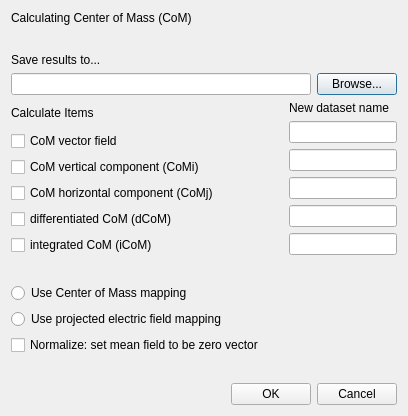
<?xml version="1.0" encoding="UTF-8"?>
<ui version="4.0">
 <class>Dialog</class>
 <widget class="QDialog" name="Dialog">
  <property name="geometry">
   <rect>
    <x>0</x>
    <y>0</y>
    <width>408</width>
    <height>416</height>
   </rect>
  </property>
  <property name="windowTitle">
   <string>Dialog</string>
  </property>
  <layout class="QVBoxLayout" name="verticalLayout_4">
   <item>
    <widget class="QLabel" name="label">
     <property name="text">
      <string>Calculating Center of Mass (CoM)</string>
     </property>
    </widget>
   </item>
   <item>
    <spacer name="verticalSpacer">
     <property name="orientation">
      <enum>Qt::Vertical</enum>
     </property>
     <property name="sizeHint" stdset="0">
      <size>
       <width>20</width>
       <height>9</height>
      </size>
     </property>
    </spacer>
   </item>
   <item>
    <widget class="QLabel" name="label_2">
     <property name="text">
      <string>Save results to...</string>
     </property>
    </widget>
   </item>
   <item>
    <layout class="QHBoxLayout" name="horizontalLayout">
     <item>
      <widget class="QLineEdit" name="lineEdit_parent_path"/>
     </item>
     <item>
      <widget class="QPushButton" name="pushButton_browse">
       <property name="text">
        <string>Browse...</string>
       </property>
      </widget>
     </item>
    </layout>
   </item>
   <item>
    <layout class="QHBoxLayout" name="horizontalLayout_2">
     <item>
      <layout class="QVBoxLayout" name="verticalLayout_2">
       <item>
        <widget class="QLabel" name="label_4">
         <property name="text">
          <string>Calculate Items</string>
         </property>
        </widget>
       </item>
       <item>
        <widget class="QCheckBox" name="checkBox_CoM">
         <property name="text">
          <string>CoM vector field</string>
         </property>
        </widget>
       </item>
       <item>
        <widget class="QCheckBox" name="checkBox_CoMi">
         <property name="text">
          <string>CoM vertical component (CoMi)</string>
         </property>
        </widget>
       </item>
       <item>
        <widget class="QCheckBox" name="checkBox_CoMj">
         <property name="text">
          <string>CoM horizontal component (CoMj)</string>
         </property>
        </widget>
       </item>
       <item>
        <widget class="QCheckBox" name="checkBox_dCoM">
         <property name="text">
          <string>differentiated CoM (dCoM)</string>
         </property>
        </widget>
       </item>
       <item>
        <widget class="QCheckBox" name="checkBox_iCoM">
         <property name="text">
          <string>integrated CoM (iCoM)</string>
         </property>
        </widget>
       </item>
      </layout>
     </item>
     <item>
      <spacer name="horizontalSpacer_6">
       <property name="orientation">
        <enum>Qt::Horizontal</enum>
       </property>
       <property name="sizeHint" stdset="0">
        <size>
         <width>40</width>
         <height>20</height>
        </size>
       </property>
      </spacer>
     </item>
     <item>
      <layout class="QVBoxLayout" name="verticalLayout_3">
       <item>
        <widget class="QLabel" name="label_3">
         <property name="text">
          <string>New dataset name</string>
         </property>
        </widget>
       </item>
       <item>
        <widget class="QLineEdit" name="lineEdit_CoM"/>
       </item>
       <item>
        <widget class="QLineEdit" name="lineEdit_CoMi"/>
       </item>
       <item>
        <widget class="QLineEdit" name="lineEdit_CoMj"/>
       </item>
       <item>
        <widget class="QLineEdit" name="lineEdit_dCoM"/>
       </item>
       <item>
        <widget class="QLineEdit" name="lineEdit_iCoM"/>
       </item>
      </layout>
     </item>
    </layout>
   </item>
   <item>
    <spacer name="verticalSpacer_2">
     <property name="orientation">
      <enum>Qt::Vertical</enum>
     </property>
     <property name="sizeHint" stdset="0">
      <size>
       <width>20</width>
       <height>10</height>
      </size>
     </property>
    </spacer>
   </item>
   <item>
    <layout class="QVBoxLayout" name="verticalLayout">
     <item>
      <widget class="QRadioButton" name="radioButton_use_CoM">
       <property name="text">
        <string>Use Center of Mass mapping</string>
       </property>
      </widget>
     </item>
     <item>
      <widget class="QRadioButton" name="radioButton_use_electric">
       <property name="text">
        <string>Use projected electric field mapping</string>
       </property>
      </widget>
     </item>
     <item>
      <widget class="QCheckBox" name="checkBox_normalize">
       <property name="text">
        <string>Normalize: set mean field to be zero vector</string>
       </property>
      </widget>
     </item>
    </layout>
   </item>
   <item>
    <spacer name="verticalSpacer_3">
     <property name="orientation">
      <enum>Qt::Vertical</enum>
     </property>
     <property name="sizeHint" stdset="0">
      <size>
       <width>20</width>
       <height>9</height>
      </size>
     </property>
    </spacer>
   </item>
   <item>
    <layout class="QHBoxLayout" name="horizontalLayout_3">
     <item>
      <spacer name="horizontalSpacer">
       <property name="orientation">
        <enum>Qt::Horizontal</enum>
       </property>
       <property name="sizeHint" stdset="0">
        <size>
         <width>40</width>
         <height>20</height>
        </size>
       </property>
      </spacer>
     </item>
     <item>
      <widget class="QPushButton" name="pushButton_ok">
       <property name="text">
        <string>OK</string>
       </property>
      </widget>
     </item>
     <item>
      <widget class="QPushButton" name="pushButton_cancel">
       <property name="text">
        <string>Cancel</string>
       </property>
      </widget>
     </item>
    </layout>
   </item>
  </layout>
 </widget>
 <resources/>
 <connections/>
</ui>
